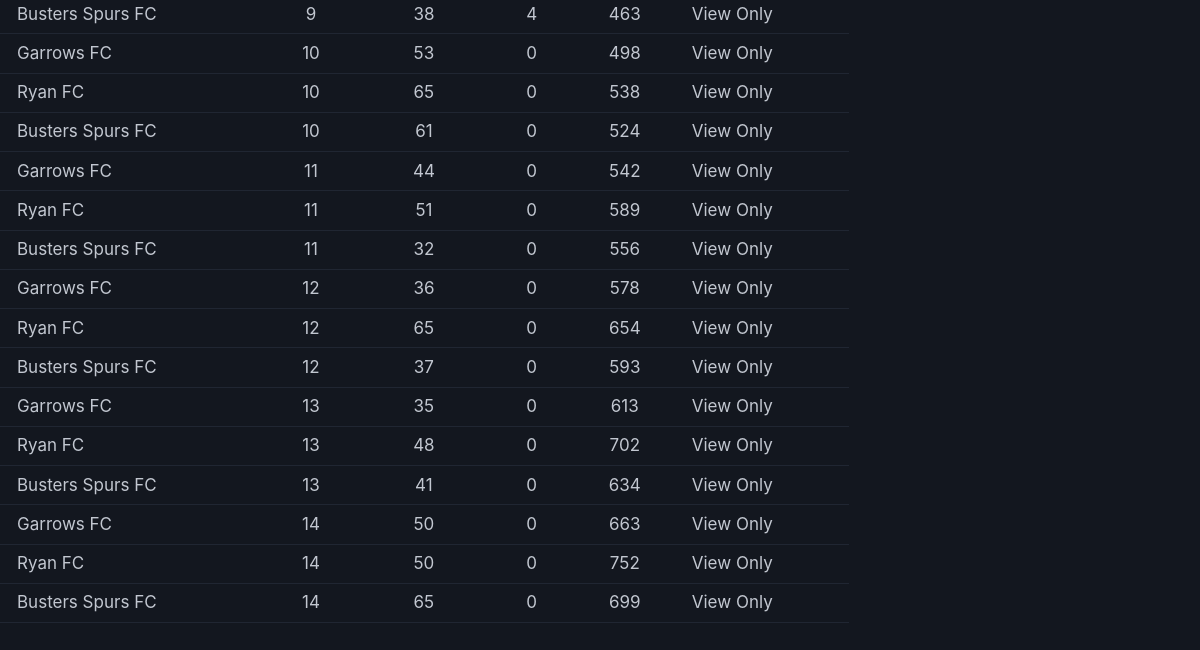
Before: /scores (lower part) with the older database file.
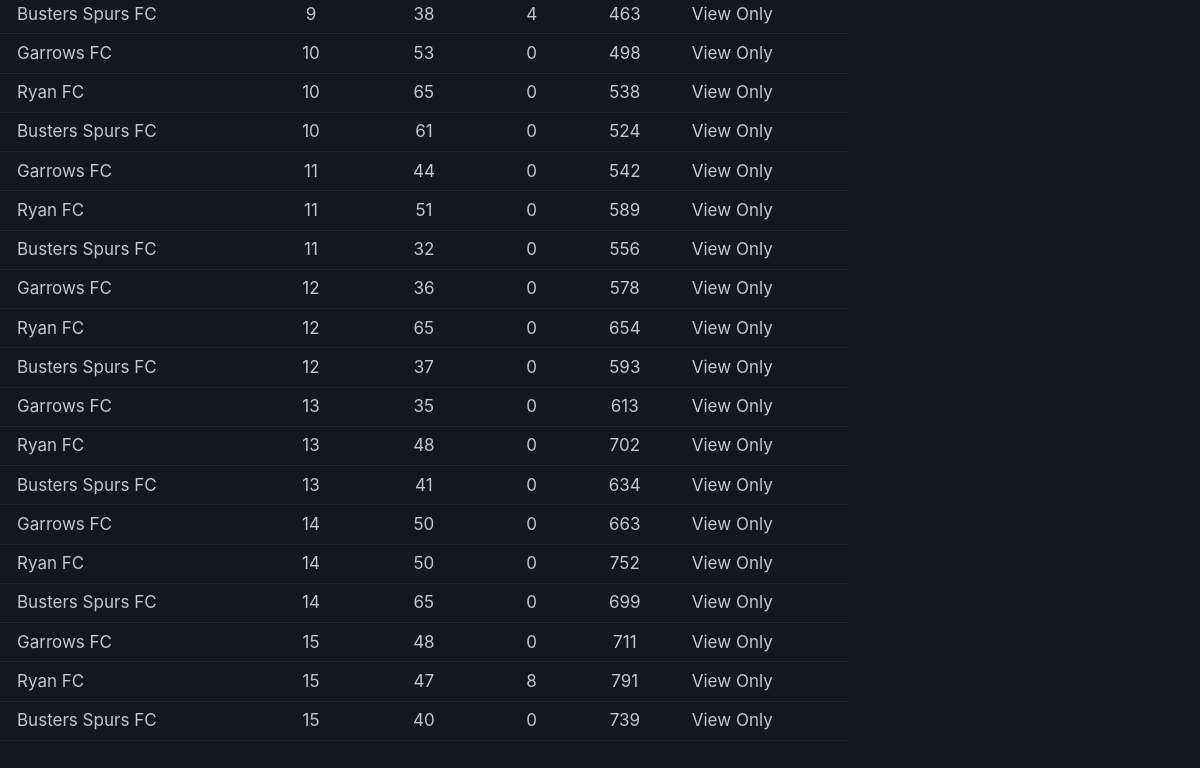
After: the same page with the newer database file.
### models.py (models this page shows)
class Score(SQLModel, table=True):
    __tablename__ = "scores"
    id: int | None = Field(default=None, primary_key=True)
    player_id: int = Field(foreign_key="players.id")
    gameweek: int = Field(
        sa_column=Column(Integer, CheckConstraint("gameweek >= 1 AND gameweek <= 38"))
    )
    week_points: int = Field(
        sa_column=Column(Integer, CheckConstraint("week_points >= 0"))
    )
    week_cost: int = Field(sa_column=Column(Integer, CheckConstraint("week_cost >= 0")))
    overall_points: int = Field(
        sa_column=Column(Integer, CheckConstraint("overall_points >= 0")), default=0
    )
    player: Player = Relationship(back_populates="scores")
    model_config = ConfigDict(from_attributes=True)

class Player(SQLModel, table=True):
    __tablename__ = "players"
    id: int | None = Field(default=None, primary_key=True)
    name: str
    team: str
    scores: list["Score"] = Relationship(back_populates="player")
    model_config = ConfigDict(from_attributes=True)

### main.py (the view)
@app.get("/scores")
def scores(
    request: Request,
    session: Session = session,
    player_id: Optional[str] = Query(None),
    gameweek: Optional[str] = Query(None),
):
    query = select(Score)
    player_id_int = None
    gameweek_int = None
    if player_id and player_id.strip():
        try:
            player_id_int = int(player_id)
            query = query.where(Score.player_id == player_id_int)
        except ValueError:
            pass  # Ignore invalid integers
    if gameweek and gameweek.strip():
        try:
            gameweek_int = int(gameweek)
            query = query.where(Score.gameweek == gameweek_int)
        except ValueError:
            pass  # Ignore invalid integers
    scores = session.exec(query).all()
    players = session.exec(select(Player)).all()
    all_scores = session.exec(select(Score)).all()
    gameweeks = [s.gameweek for s in all_scores] if all_scores else [0]
    max_gameweek = max(gameweeks) if gameweeks else 0
    next_gameweek = max_gameweek + 1
    context = {
        "request": request,
        "scores": scores,
        "players": players,
        "max_gameweek": max_gameweek,
        "next_gameweek": next_gameweek,
        "title": "Scores",
        "player_id": player_id_int,
        "gameweek": gameweek_int,
    }
    context = add_auth_context(request, context)
    return templates.TemplateResponse(request, "scores.html", context)

### templates/scores.html (shortened to what this page needs)
{% extends 'base.html' %}
{% block content %}
<section>
  <div class="table-container">
    <table class="scores-table">
      <tbody>
        {% for score in scores %}
        <tr>
          <td>{{ score.player.team }}</td>
          <td>{{ score.gameweek }}</td>
          <td>{{ score.week_points }}</td>
          <td>{{ score.week_cost }}</td>
          <td>{{ score.overall_points }}</td>
          <td>
            {% if is_admin %}
            <div class="action-buttons">
              <button class="primary"
                onclick="editScore('{{ score.id }}', '{{ score.player.id }}', '{{ score.gameweek }}', '{{ score.week_points }}', '{{ score.week_cost }}')">
                Edit
              </button>
              <form method="post" action="/scores/{{ score.id }}/delete"
                onsubmit="return confirm('Are you sure you want to delete this score?')">
                <button type="submit" class="secondary">
                  Delete
                </button>
              </form>
            </div>
            {% else %}
            <span class="text-muted">View Only</span>
            {% endif %}
          </td>
        </tr>
        {% endfor %}
      </tbody>
    </table>
  </div>
</section>
{% endblock %}

### templates/base.html (shortened to what this page needs)
<!DOCTYPE html>
<html lang="en" data-theme="dark">
<head>
  <link rel="stylesheet" href="{{url_for('static', path='/pico.min.css')}}">
  <link rel="stylesheet" href="{{url_for('static', path='/pico_custom.css')}}">
  <link rel="stylesheet" href="{{url_for('static', path='/styles.css')}}">
</head>
<body>
  <main>
    {% block content %}
    {% endblock %}
  </main>
</body>
</html>

### static/pico_custom.css (style rules this page uses)
:root { --pico-font-family-sans-serif: Inter, system-ui, "Segoe UI", Roboto, Oxygen, Ubuntu, Cantarell, Helvetica, Arial, "Helvetica Neue", sans-serif, var(--pico-font-family-emoji); --pico-font-size: 100%; --pico-line-height: 1.25; --pico-form-element-spacing-vertical: 0.5rem; --pico-form-element-spacing-horizontal: 1.0rem; --pico-border-radius: 0.375rem; }
@media (min-width: 576px) { :root { --pico-font-size: 100%; } }
@media (min-width: 768px) { :root { --pico-font-size: 100%; } }
@media (min-width: 1024px) { :root { --pico-font-size: 106.25%; } }
@media (min-width: 1200px) { table { font-size: 1rem; } }

Changed rows visible on the page:
added Score: player.team "Garrows FC", gameweek "15", week_points "48", week_cost "0", overall_points "711"
added Score: player.team "Ryan FC", gameweek "15", week_points "47", week_cost "8", overall_points "791"
added Score: player.team "Busters Spurs FC", gameweek "15", week_points "40", week_cost "0", overall_points "739"
